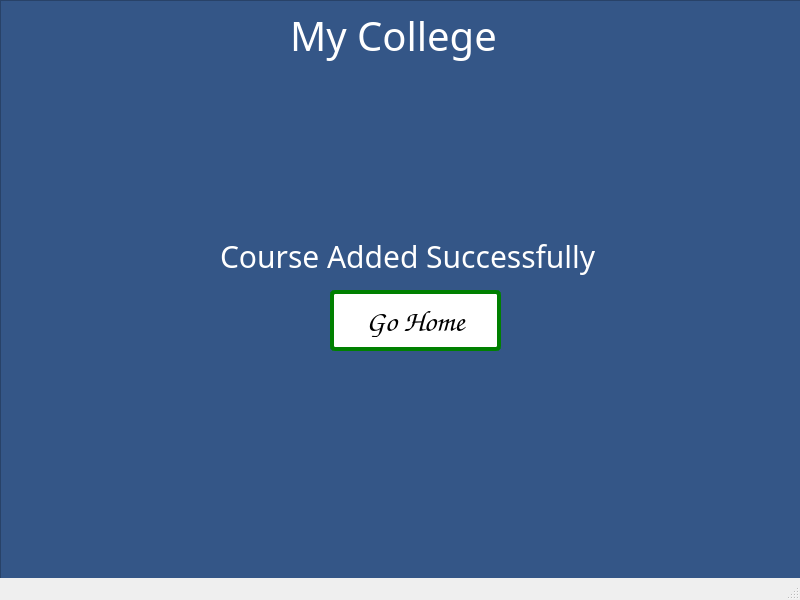
<?xml version="1.0" encoding="UTF-8"?>
<ui version="4.0">
 <class>MainWindow</class>
 <widget class="QMainWindow" name="MainWindow">
  <property name="geometry">
   <rect>
    <x>0</x>
    <y>0</y>
    <width>800</width>
    <height>600</height>
   </rect>
  </property>
  <property name="windowTitle">
   <string>MainWindow</string>
  </property>
  <widget class="QWidget" name="centralwidget">
   <widget class="QWidget" name="gridLayoutWidget">
    <property name="geometry">
     <rect>
      <x>0</x>
      <y>0</y>
      <width>801</width>
      <height>591</height>
     </rect>
    </property>
    <layout class="QGridLayout" name="gridLayout">
     <item row="0" column="0">
      <widget class="QFrame" name="frame">
       <property name="autoFillBackground">
        <bool>false</bool>
       </property>
       <property name="styleSheet">
        <string notr="true"> background-color: #345687;</string>
       </property>
       <property name="frameShape">
        <enum>QFrame::StyledPanel</enum>
       </property>
       <property name="frameShadow">
        <enum>QFrame::Raised</enum>
       </property>
       <widget class="QLabel" name="label_4">
        <property name="geometry">
         <rect>
          <x>290</x>
          <y>10</y>
          <width>211</width>
          <height>51</height>
         </rect>
        </property>
        <property name="font">
         <font>
          <family>Papyrus</family>
          <pointsize>-1</pointsize>
         </font>
        </property>
        <property name="styleSheet">
         <string notr="true">font-size: 40px;
color: white;</string>
        </property>
        <property name="text">
         <string>My College</string>
        </property>
       </widget>
       <widget class="QLabel" name="label_5">
        <property name="geometry">
         <rect>
          <x>220</x>
          <y>230</y>
          <width>391</width>
          <height>51</height>
         </rect>
        </property>
        <property name="font">
         <font>
          <family>Papyrus</family>
          <pointsize>-1</pointsize>
         </font>
        </property>
        <property name="styleSheet">
         <string notr="true">font-size: 30px;
color: white;</string>
        </property>
        <property name="text">
         <string>Course Added Successfully</string>
        </property>
       </widget>
       <widget class="QPushButton" name="courseAddedSuccessfullyHome">
        <property name="geometry">
         <rect>
          <x>330</x>
          <y>290</y>
          <width>171</width>
          <height>61</height>
         </rect>
        </property>
        <property name="font">
         <font>
          <family>Comic Sans MS</family>
          <pointsize>-1</pointsize>
          <underline>false</underline>
          <strikeout>false</strikeout>
         </font>
        </property>
        <property name="styleSheet">
         <string notr="true">background-color: white;
display: inline-block;
      padding: 10px 20px;
      font-size: 30px;
      text-align: center;
      text-decoration: none;
      cursor: pointer;
      border-radius: 5px;
      transition: background-color 0.3s ease;
 border: 4px solid green;</string>
        </property>
        <property name="text">
         <string>Go Home</string>
        </property>
       </widget>
      </widget>
     </item>
    </layout>
   </widget>
  </widget>
  <widget class="QStatusBar" name="statusbar"/>
 </widget>
 <resources/>
 <connections/>
</ui>
